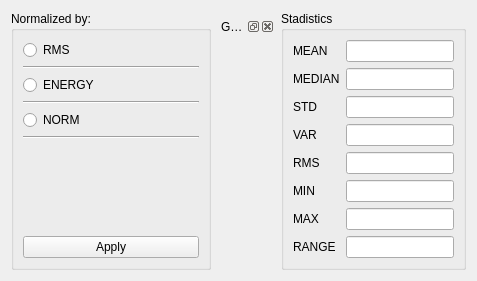
        <widget class="QWidget" name="tabAE">
         <attribute name="title">
          <string>Analisis Estadistico</string>
         </attribute>
         <layout class="QGridLayout" name="gridLayout_24">
          <item row="1" column="3" rowspan="2">
           <widget class="QDockWidget" name="dockGraficosNorm">
            <property name="sizePolicy">
             <sizepolicy hsizetype="Maximum" vsizetype="Maximum">
              <horstretch>1</horstretch>
              <verstretch>1</verstretch>
             </sizepolicy>
            </property>
            <property name="windowTitle">
             <string>Graficos - Señal Normalizada</string>
            </property>
            <widget class="QCustomPlot" name="graficoNorm"/>
           </widget>
          </item>
          <item row="3" column="3">
           <spacer name="horizontalSpacer_5">
            <property name="orientation">
             <enum>Qt::Horizontal</enum>
            </property>
            <property name="sizeHint" stdset="0">
             <size>
              <width>40</width>
              <height>20</height>
             </size>
            </property>
           </spacer>
          </item>
          <item row="0" column="1" rowspan="4">
           <widget class="QGroupBox" name="groupBox_5">
            <property name="minimumSize">
             <size>
              <width>200</width>
              <height>0</height>
             </size>
            </property>
            <property name="maximumSize">
             <size>
              <width>250</width>
              <height>16777215</height>
             </size>
            </property>
            <property name="font">
             <font>
              <pointsize>9</pointsize>
             </font>
            </property>
            <property name="title">
             <string>Normalized by:</string>
            </property>
            <layout class="QVBoxLayout" name="verticalLayout">
             <item>
              <layout class="QVBoxLayout" name="verticalLayout_11">
               <item>
                <widget class="QRadioButton" name="radioRms">
                 <property name="text">
                  <string>RMS</string>
                 </property>
                </widget>
               </item>
               <item>
                <widget class="Line" name="line">
                 <property name="orientation">
                  <enum>Qt::Horizontal</enum>
                 </property>
                </widget>
               </item>
               <item>
                <widget class="QRadioButton" name="radioEnergy">
                 <property name="text">
                  <string>ENERGY</string>
                 </property>
                </widget>
               </item>
               <item>
                <widget class="Line" name="line_2">
                 <property name="orientation">
                  <enum>Qt::Horizontal</enum>
                 </property>
                </widget>
               </item>
               <item>
                <widget class="QRadioButton" name="radioNorm">
                 <property name="text">
                  <string>NORM</string>
                 </property>
                </widget>
               </item>
               <item>
                <widget class="Line" name="line_3">
                 <property name="orientation">
                  <enum>Qt::Horizontal</enum>
                 </property>
                </widget>
               </item>
               <item>
                <spacer name="verticalSpacer">
                 <property name="orientation">
                  <enum>Qt::Vertical</enum>
                 </property>
                 <property name="sizeHint" stdset="0">
                  <size>
                   <width>20</width>
                   <height>40</height>
                  </size>
                 </property>
                </spacer>
               </item>
               <item>
                <widget class="QPushButton" name="pushButton">
                 <property name="text">
                  <string>Apply</string>
                 </property>
                </widget>
               </item>
              </layout>
             </item>
            </layout>
           </widget>
          </item>
          <item row="0" column="4" rowspan="4">
           <widget class="QGroupBox" name="groupBox_4">
            <property name="maximumSize">
             <size>
              <width>200</width>
              <height>16777215</height>
             </size>
            </property>
            <property name="font">
             <font>
              <pointsize>9</pointsize>
             </font>
            </property>
            <property name="title">
             <string>Stadistics</string>
            </property>
            <layout class="QGridLayout" name="gridLayout_27">
             <item row="5" column="0">
              <widget class="QLabel" name="label_12">
               <property name="text">
                <string>MIN</string>
               </property>
              </widget>
             </item>
             <item row="5" column="1">
              <widget class="QLineEdit" name="statTab_min"/>
             </item>
             <item row="2" column="1">
              <widget class="QLineEdit" name="statTab_std"/>
             </item>
             <item row="2" column="0">
              <widget class="QLabel" name="label_11">
               <property name="text">
                <string>STD</string>
               </property>
              </widget>
             </item>
             <item row="3" column="0">
              <widget class="QLabel" name="label_10">
               <property name="text">
                <string>VAR</string>
               </property>
              </widget>
             </item>
             <item row="4" column="1">
              <widget class="QLineEdit" name="statTab_rms"/>
             </item>
             <item row="0" column="0">
              <widget class="QLabel" name="label_8">
               <property name="text">
                <string>MEAN</string>
               </property>
              </widget>
             </item>
             <item row="0" column="1">
              <widget class="QLineEdit" name="statTab_mean"/>
             </item>
             <item row="1" column="0">
              <widget class="QLabel" name="label_9">
               <property name="text">
                <string>MEDIAN</string>
               </property>
              </widget>
             </item>
             <item row="3" column="1">
              <widget class="QLineEdit" name="statTab_var"/>
             </item>
             <item row="1" column="1">
              <widget class="QLineEdit" name="statTab_median"/>
             </item>
             <item row="4" column="0">
              <widget class="QLabel" name="label_13">
               <property name="text">
                <string>RMS</string>
               </property>
              </widget>
             </item>
             <item row="7" column="1">
              <widget class="QLineEdit" name="statTab_range"/>
             </item>
             <item row="6" column="1">
              <widget class="QLineEdit" name="statTab_max"/>
             </item>
             <item row="6" column="0">
              <widget class="QLabel" name="label_14">
               <property name="text">
                <string>MAX</string>
               </property>
              </widget>
             </item>
             <item row="7" column="0">
              <widget class="QLabel" name="label_15">
               <property name="text">
                <string>RANGE</string>
               </property>
              </widget>
             </item>
            </layout>
           </widget>
          </item>
         </layout>
        </widget>
